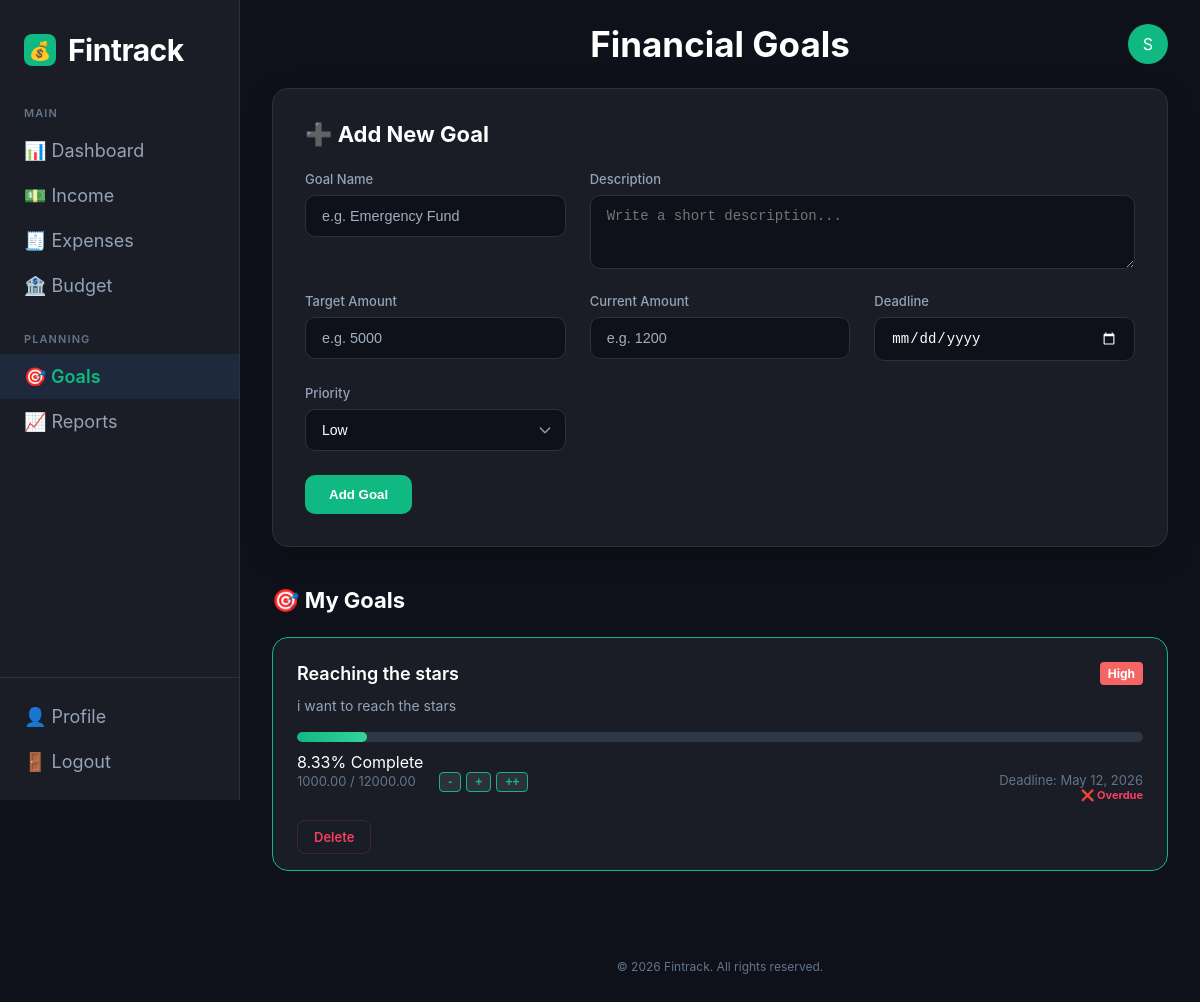
The page /goals/ (signed in) on the database its author committed.
### users/models.py (models this page shows, shortened)
class User(AbstractUser):
    total_balance = models.FloatField(default=0.0)
    job_title     = models.CharField(max_length=100, blank=True, default="")
    phone_number  = models.CharField(max_length=20,  blank=True, default="")
    country       = models.CharField(max_length=100, blank=True, default="")
    city          = models.CharField(max_length=100, blank=True, default="")
    avatar = models.ImageField(upload_to='avatars/', blank=True, null=True)

### goals/models.py (models this page shows)
class Goal(models.Model):
    user = models.ForeignKey(settings.AUTH_USER_MODEL, on_delete=models.CASCADE, null=True)
    goalTitle=models.CharField(max_length=100)
    goalAmount=models.DecimalField(max_digits=10,decimal_places=2)
    currentAmount=models.DecimalField(max_digits=10,decimal_places=2,default=0)
    goalDeadline=models.DateField()
    goalDescription=models.TextField(blank=True)
    PRIORITY_CHOICES = [
        ('low', 'Low'),
        ('medium', 'Medium'),
        ('high', 'High'),
    ]
    goalPriority=models.CharField(max_length=10, choices=PRIORITY_CHOICES, default='medium')
    @property
    def progress_percentage(self):
        if self.goalAmount and self.goalAmount > 0:
            percent = (self.currentAmount / self.goalAmount) * 100
            return min(percent, 100)
        return 0

### goals/views.py (the view, shortened to what this page needs)
# urls.py: path('', views.goals_view, name='goals'),
def goals_view(request):
    goals = Goal.objects.filter(user=request.user)
    today = timezone.now().date()
    for x in goals:
        if x.goalDeadline:
            days_left = (x.goalDeadline - today).days
            if days_left < 0:
                x.deadline_status = "expired"
            elif days_left <= 3:
                x.deadline_status = "urgent"
            else:
                x.deadline_status = "safe"
        else:
            x.deadline_status = "none"
    return render(request, 'goals/goals.html', {'goals': goals})

### goals/templates/goals/goals.html (shortened to what this page needs)
{% load static %}
<!DOCTYPE html>
<html lang="en">
<head>
    <link rel="stylesheet" href="{% static 'side-bar.css' %}">
    <link rel="stylesheet" href="{% static 'goals.css' %}">
</head>
<body>
    <div class="app">
        <aside id="sidebar"></aside>
        <div class="main">
            <nav class="topbar">
                <div class="page-title">Financial Goals</div>
                <div class="avatar">
                    {% if user.avatar %}
                        <img src="{{ user.avatar.url }}" style="width:100%;height:100%;object-fit:cover;border-radius:50%;">
                    {% else %}
                        {{ user.username|first|upper }}
                    {% endif %}
                </div>
            </nav>
            <div class="content">
                <form method="POST" id="goalForm" novalidate>
                    <div class="form-card">
                        <h2>➕ Add New Goal</h2>
                        <div class="form-grid">
                            <div class="form-group">
                                <label for="goalName">Goal Name</label>
                                <input type="text" name="goalName" required placeholder="e.g. Emergency Fund">
                            </div>
                            <div class="form-group" style="grid-column: span 2;">
                                <label for="goalDescription">Description</label>
                                <textarea name="goalDescription" required placeholder="Write a short description..." rows="3"></textarea>
                            </div>
                            <div class="form-group">
                                <label for="goalTarget">Target Amount</label>
                                <div style="display: flex; gap: 5px;">
                                    <input type="number" name="goalTarget" min="1" required placeholder="e.g. 5000" min="1" style="flex: 3;">
                                </div>
                            </div>
                            <div class="form-group">
                                <label for="goalCurrent">Current Amount</label>
                                <input type="number" name="goalCurrent" required placeholder="e.g. 1200" min="0">
                            </div>
                            <div class="form-group">
                                <label for="goalDeadline">Deadline</label>
                                <input type="date" name="goalDeadline" required>
                            </div>
                            <div class="form-group">
                                <label for="goalPriority">Priority</label>
                                <select name="goalPriority">
                                    <option value="low">Low</option>
                                </select>
                            </div>
                        </div>
                        <button type="submit" onclick="validateAndConfirm()" class="btn-add">Add Goal</button>
                    </div>
                </form>
                <div class="goals-section">
                    <h2>🎯 My Goals</h2>
                    {% if goals %}
                        {% for x in goals %}
                            <div class="goal-card">
                                <div class="goal-header">
                                    <h3>{{ x.goalTitle }}</h3>
                                    <span class="priority-badge {{ x.goalPriority }}">{{ x.goalPriority|title }}</span>
                                </div>
                                <p class="description">{{ x.goalDescription }}</p>
                                <div class="progress-bar">
                                    <div class="progress" style="--width: {{ x.progress_percentage }}%;"></div>
                                </div>
                                <span class="progress-text">{{ x.progress_percentage|floatformat:2 }}% Complete</span>
                                <div class="goal-footer">
                                    <div class="amount-info">
                                        <span>{{ x.currentAmount }} / {{ x.goalAmount }}</span>
                                        <div class="quick-update-btns" style="display: inline-flex; gap: 5px; margin-left: 10px;">
                                            <div class="quick-update-btns" style="display: inline-flex; gap: 5px; margin-left: 10px;">
                                                <button onclick="quickUpdate('{{ x.id }}', -10)" class="btn-small" >-</button>
                                                <button onclick="quickUpdate('{{ x.id }}', 10)" class="btn-small">+</button>
                                                <button onclick="quickUpdate('{{ x.id }}', 100)" class="btn-small">++</button>
                                            </div>
                                        </div>
                                    </div>
                                    <div style="display: flex; flex-direction: column; align-items: flex-end;">
                                        <span>Deadline: {{ x.goalDeadline }}</span>
                                        {% if x.deadline_status == 'urgent' %}
                                            <small style="color: #ed8936; font-weight: bold; font-size: 11px;">⚠️ Approaches!</small>
                                        {% elif x.deadline_status == 'expired' %}
                                            <small style="color: #f43f5e; font-weight: bold; font-size: 11px;">❌ Overdue</small>
                                        {% endif %}
                                    </div>
                                </div>
                                <div style="margin-top: 10px;">
                                    <a href="{% url 'delete_goal' x.id %}" class="btn-delete"
                                    onclick="return confirm('Are you sure you want to delete this goal?');">
                                    Delete
                                    </a>
                                </div>
                            </div>
                        {% endfor %}
                    {% else %}
                        <div class="empty-state" id="emptyState">
                            <p>No goals yet. Add your first goal above!</p>
                        </div>
                    {% endif %}
                </div>
            </div>
        </div>
    </div>
    <footer class="footer">
        <p>© 2026 Fintrack. All rights reserved.</p>
    </footer>
</body>
</html>

### static/side-bar.css (style rules this page uses)
* { margin: 0; padding: 0; box-sizing: border-box; }
body { font-family: 'Inter', 'Segoe UI', sans-serif; background-color: #0f111a; color: #ffffff; }
.app { display: flex; min-height: 100vh; }
aside#sidebar { width: 240px; background-color: #1a1d26; border-right: 1px solid #2d313e; display: flex; flex-direction: column; position: fixed; height: 100vh; z-index: 100; }
.main { margin-left: 240px; flex: 1; background-color: #0f111a; }
.topbar { display: flex; align-items: center; justify-content: space-between; padding: 1.5rem 2rem; position: relative; }
.page-title { font-size: 35px; font-weight: 700; position: absolute; left: 50%; transform: translateX(-50%); }
.avatar { margin-left: auto; width: 40px; height: 40px; background-color: #10b981; border-radius: 50%; }
.content { padding: 0 2rem 2rem; display: grid; grid-template-columns: repeat(auto-fit, minmax(200px, 1fr)); gap: 1.5rem; }
footer.footer { margin-left: 240px; padding: 2rem; text-align: center; font-size: 12px; color: #64748b; }
.avatar { margin-left: auto; width: 40px; height: 40px; border-radius: 50%; overflow: hidden; display: flex; align-items: center; justify-content: center; }

### goals/static/goals.css (style rules this page uses)
.content { display: block !important; }
.content h2 { font-size: 22px; font-weight: 700; margin-bottom: 1.5rem; color: #ffffff; display: flex; align-items: center; gap: 12px; }
.form-card { background-color: #1a1d26; padding: 2rem; border-radius: 16px; border: 1px solid #2d313e; margin-bottom: 2.5rem; box-shadow: 0 10px 30px rgba(0, 0, 0, 0.2); }
.form-grid { display: grid; grid-template-columns: repeat(auto-fit, minmax(240px, 1fr)); gap: 1.5rem; margin-bottom: 1.5rem; }
.form-group { display: flex; flex-direction: column; gap: 8px; }
.form-group label { font-size: 13px; color: #94a3b8; font-weight: 500; }
.form-group input, .form-group select, .form-group textarea { background-color: #0f111a; border: 1px solid #2d313e; padding: 12px 16px; border-radius: 10px; color: #ffffff; font-size: 14px; transition: all 0.3s ease; width: 100%; }
.form-group select { appearance: none; background-repeat: no-repeat; background-position: right 12px center; background-size: 16px; }
.goals-section { margin-top: 2rem; }
.goal-card { background-color: #1a1d26; padding: 1.5rem; border-radius: 16px; border: 1px solid #10b981; margin-bottom: 1.5rem; transition: all 0.3s ease; }
.goal-header { display: flex; justify-content: space-between; align-items: center; margin-bottom: 0.5rem; }
.goal-header h3 { font-size: 18px; font-weight: 600; color: #ffffff; }
.description { color: #94a3b8; font-size: 14px; line-height: 1.5; margin-bottom: 1rem; }
.progress-bar { background-color: #0f111a; height: 10px; border-radius: 10px; margin: 1rem 0; position: relative; overflow: hidden; display: flex; align-items: center; }
.progress { background: linear-gradient(90deg, #10b981, #34d399); height: 100%; border-radius: 10px; transition: width 0.5s ease; }
.goal-footer { display: flex; justify-content: space-between; font-size: 13px; color: #64748b; margin-bottom: 1.5rem; }
.btn-delete { color: #f43f5e; text-decoration: none; font-size: 13px; font-weight: 600; padding: 8px 16px; border: 1px solid rgba(244, 63, 94, 0.2); border-radius: 8px; transition: all 0.2s; }
.btn-add { background-color: #10b981; color: white; border: none; padding: 12px 24px; border-radius: 10px; font-weight: 600; cursor: pointer; transition: all 0.2s; }
.progress-bar { width: 100%; height: 10px; background-color: #2d3748; border-radius: 5px; overflow: hidden; margin: 10px 0; position: relative; }
.progress { background: linear-gradient(90deg, #10b981, #34d399); height: 100%; border-radius: 10px; transition: width 0.3s ease; width: var(--width, 0%); }
.priority-badge { padding: 4px 8px; border-radius: 4px; font-size: 12px; font-weight: bold; text-transform: capitalize; }
.priority-badge.high { background-color: #f56565; color: white; }
.goal-header { display: flex; justify-content: space-between; align-items: center; margin-bottom: 10px; }
input, textarea, select { border: 1px solid #2d3748; transition: border 0.3s ease; }
input::placeholder { color: #a0aec0; font-size: 0.9rem; }
.btn-small { background-color: #2d313e; color: #10b981; border: 1px solid #10b981; border-radius: 4px; padding: 2px 8px; cursor: pointer; font-size: 12px; font-weight: bold; transition: 0.2s; }

### rows shown on the page
User: username|first "S"
Goal: goalTitle "Reaching the stars", goalPriority "High", goalDescription "i want to reach the stars", progress_percentage "8.33", currentAmount "1000.00", goalAmount "12000.00", goalDeadline "May 12, 2026", shows "❌ Overdue"
